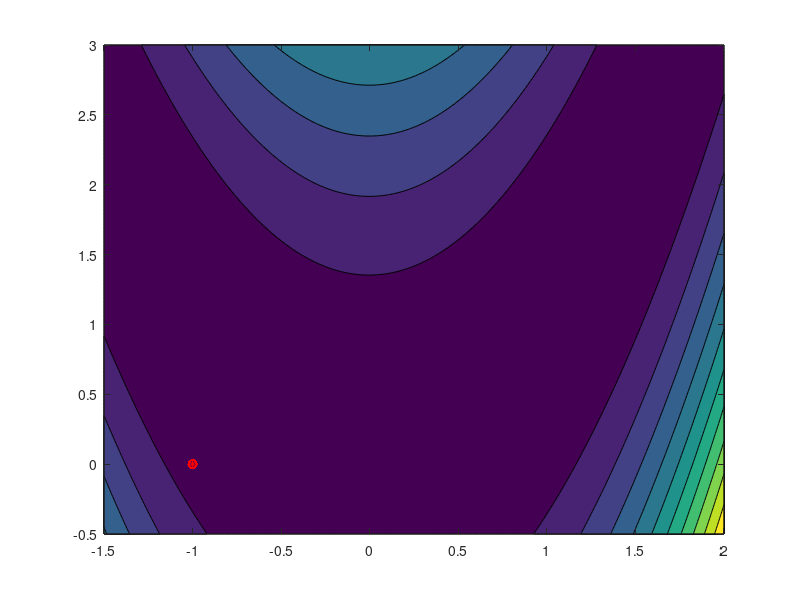

MATLAB code for this plot:
%%%% Regle d'Armijo

clear all;

J = @(u) (u(1,:)-1).^2 + 100*(u(1,:).^2 - u(2,:)).^2; % fonction rosenbrock
GJ = @(u) [2*(u(1,:)-1) + 2*(u(1,:).^2 - u(2,:)).*2.*u(1,:); -100*2*(u(1,:).^2 - u(2,:))];
dq0 = @(u,gj) [ (2*(u(1,:)-1).*(-gj(1,:)) + 100*2*(u(1,:).^2-u(2,:)).*(2*u(1,:).*(-gj(1,:))+gj(2,:))).*(-gj(1,:)); (2*(u(1,:)-1).*(-gj(1,:)) + 100*2*(u(1,:).^2-u(2,:)).*(2*u(1,:).*(-gj(1,:))+gj(2,:))).*(-gj(2,:))];
rhok = @(R,k) R/(1 + (k/10));

R = 1;
max_it = 100;
m = 0.1;

rho0 = R;
u0 = [-1; 0];

u = u0;

%plot J
[U1 U2] = meshgrid(-1.5:.01:2,-0.5:.01:3);
v1 = U1(:);
v2 = U2(:);
%mesh(U1, U2, reshape( J([v1'; v2']),size(U1,1), size(U1,2)) )
contourf(U1, U2, reshape( J([v1'; v2']),size(U1,1), size(U1,2)) )

hold on

%trajectoire
plot(u(1),u(2),'r*')

% initial alpha value
alpha = rho0;
while(1)
    if (J(u - alpha*GJ(u))) <= J(u) + m*alpha*dq0(u,GJ(u))
        break;
    else
        alpha = alpha/2;
    end    
end

%calcul de alphak
for k = 1:max_it

    u = u - alpha*GJ(u)
    
    
    %compute new alpha
    alpha = rhok(R,k)
    while(1)
        if (J(u - alpha*GJ(u))) <= J(u) + m*alpha*dq0(u,GJ(u))
            break;
        else
            alpha = alpha/2;
        end    
    end
    
    plot(u(1),u(2),'or')
    
end

hold off